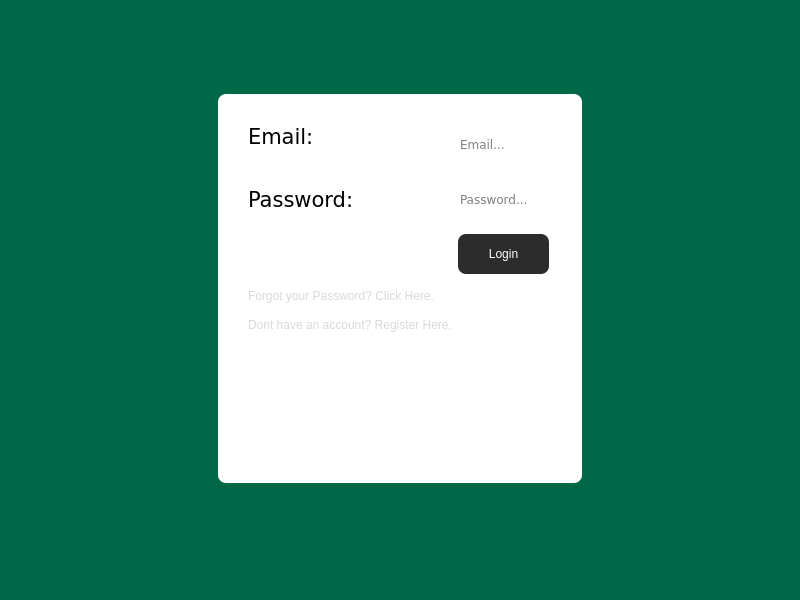
<?xml version="1.0" encoding="UTF-8"?>
<ui version="4.0">
 <class>LoginWindow</class>
 <widget class="QMainWindow" name="LoginWindow">
  <property name="geometry">
   <rect>
    <x>0</x>
    <y>0</y>
    <width>800</width>
    <height>600</height>
   </rect>
  </property>
  <property name="focusPolicy">
   <enum>Qt::FocusPolicy::ClickFocus</enum>
  </property>
  <property name="windowTitle">
   <string>MainWindow</string>
  </property>
  <property name="autoFillBackground">
   <bool>false</bool>
  </property>
  <property name="styleSheet">
   <string notr="true">background-color: #006747</string>
  </property>
  <widget class="QWidget" name="centralwidget">
   <property name="layoutDirection">
    <enum>Qt::LayoutDirection::LeftToRight</enum>
   </property>
   <layout class="QHBoxLayout" name="horizontalLayout">
    <item>
     <spacer name="horizontalSpacer">
      <property name="orientation">
       <enum>Qt::Orientation::Horizontal</enum>
      </property>
      <property name="sizeHint" stdset="0">
       <size>
        <width>40</width>
        <height>20</height>
       </size>
      </property>
     </spacer>
    </item>
    <item>
     <widget class="QStackedWidget" name="stackedWidget">
      <widget class="QWidget" name="page_Login">
       <layout class="QGridLayout" name="gridLayout">
        <item row="0" column="0">
         <widget class="QFrame" name="frame">
          <property name="sizePolicy">
           <sizepolicy hsizetype="Fixed" vsizetype="Fixed">
            <horstretch>0</horstretch>
            <verstretch>0</verstretch>
           </sizepolicy>
          </property>
          <property name="minimumSize">
           <size>
            <width>364</width>
            <height>389</height>
           </size>
          </property>
          <property name="maximumSize">
           <size>
            <width>364</width>
            <height>389</height>
           </size>
          </property>
          <property name="baseSize">
           <size>
            <width>364</width>
            <height>389</height>
           </size>
          </property>
          <property name="styleSheet">
           <string notr="true">background-color: white;
border-radius: 8px;</string>
          </property>
          <property name="frameShape">
           <enum>QFrame::Shape::StyledPanel</enum>
          </property>
          <property name="frameShadow">
           <enum>QFrame::Shadow::Raised</enum>
          </property>
          <widget class="QWidget" name="layoutWidget">
           <property name="geometry">
            <rect>
             <x>15</x>
             <y>15</y>
             <width>331</width>
             <height>361</height>
            </rect>
           </property>
           <layout class="QFormLayout" name="formLayout">
            <property name="fieldGrowthPolicy">
             <enum>QFormLayout::FieldGrowthPolicy::ExpandingFieldsGrow</enum>
            </property>
            <property name="labelAlignment">
             <set>Qt::AlignmentFlag::AlignLeading|Qt::AlignmentFlag::AlignLeft|Qt::AlignmentFlag::AlignVCenter</set>
            </property>
            <property name="formAlignment">
             <set>Qt::AlignmentFlag::AlignLeading|Qt::AlignmentFlag::AlignLeft|Qt::AlignmentFlag::AlignTop</set>
            </property>
            <property name="verticalSpacing">
             <number>15</number>
            </property>
            <property name="leftMargin">
             <number>15</number>
            </property>
            <property name="topMargin">
             <number>15</number>
            </property>
            <property name="rightMargin">
             <number>15</number>
            </property>
            <property name="bottomMargin">
             <number>15</number>
            </property>
            <item row="0" column="0">
             <widget class="QLabel" name="label_Email">
              <property name="sizePolicy">
               <sizepolicy hsizetype="Expanding" vsizetype="Preferred">
                <horstretch>0</horstretch>
                <verstretch>0</verstretch>
               </sizepolicy>
              </property>
              <property name="font">
               <font>
                <family>Verdana</family>
                <pointsize>16</pointsize>
               </font>
              </property>
              <property name="styleSheet">
               <string notr="true">color: black;
text-align: left;</string>
              </property>
              <property name="text">
               <string>Email:</string>
              </property>
              <property name="alignment">
               <set>Qt::AlignmentFlag::AlignLeading|Qt::AlignmentFlag::AlignLeft|Qt::AlignmentFlag::AlignTop</set>
              </property>
              <property name="indent">
               <number>0</number>
              </property>
             </widget>
            </item>
            <item row="0" column="1">
             <widget class="QLineEdit" name="lineEdit_Email">
              <property name="minimumSize">
               <size>
                <width>0</width>
                <height>40</height>
               </size>
              </property>
              <property name="font">
               <font>
                <family>Verdana</family>
               </font>
              </property>
              <property name="focusPolicy">
               <enum>Qt::FocusPolicy::StrongFocus</enum>
              </property>
              <property name="styleSheet">
               <string notr="true">background: white;
border: 0px solid gray;
border-radius: 8px;</string>
              </property>
              <property name="echoMode">
               <enum>QLineEdit::EchoMode::Normal</enum>
              </property>
              <property name="cursorPosition">
               <number>0</number>
              </property>
              <property name="placeholderText">
               <string>Email...</string>
              </property>
              <property name="cursorMoveStyle">
               <enum>Qt::CursorMoveStyle::VisualMoveStyle</enum>
              </property>
             </widget>
            </item>
            <item row="1" column="0">
             <widget class="QLabel" name="label_Password">
              <property name="enabled">
               <bool>true</bool>
              </property>
              <property name="sizePolicy">
               <sizepolicy hsizetype="Expanding" vsizetype="Fixed">
                <horstretch>0</horstretch>
                <verstretch>0</verstretch>
               </sizepolicy>
              </property>
              <property name="minimumSize">
               <size>
                <width>0</width>
                <height>40</height>
               </size>
              </property>
              <property name="baseSize">
               <size>
                <width>0</width>
                <height>40</height>
               </size>
              </property>
              <property name="font">
               <font>
                <family>Verdana</family>
                <pointsize>16</pointsize>
               </font>
              </property>
              <property name="styleSheet">
               <string notr="true">color: black;</string>
              </property>
              <property name="text">
               <string>Password:</string>
              </property>
              <property name="scaledContents">
               <bool>true</bool>
              </property>
              <property name="alignment">
               <set>Qt::AlignmentFlag::AlignLeading|Qt::AlignmentFlag::AlignLeft|Qt::AlignmentFlag::AlignVCenter</set>
              </property>
             </widget>
            </item>
            <item row="1" column="1">
             <widget class="QLineEdit" name="lineEdit_Password">
              <property name="sizePolicy">
               <sizepolicy hsizetype="Expanding" vsizetype="Minimum">
                <horstretch>0</horstretch>
                <verstretch>0</verstretch>
               </sizepolicy>
              </property>
              <property name="minimumSize">
               <size>
                <width>0</width>
                <height>40</height>
               </size>
              </property>
              <property name="font">
               <font>
                <family>Verdana</family>
               </font>
              </property>
              <property name="focusPolicy">
               <enum>Qt::FocusPolicy::StrongFocus</enum>
              </property>
              <property name="styleSheet">
               <string notr="true">background: white;
border: 0px solid gray;
border-radius: 8px;</string>
              </property>
              <property name="frame">
               <bool>true</bool>
              </property>
              <property name="echoMode">
               <enum>QLineEdit::EchoMode::Password</enum>
              </property>
              <property name="cursorPosition">
               <number>0</number>
              </property>
              <property name="placeholderText">
               <string>Password...</string>
              </property>
              <property name="cursorMoveStyle">
               <enum>Qt::CursorMoveStyle::VisualMoveStyle</enum>
              </property>
             </widget>
            </item>
            <item row="3" column="0">
             <widget class="QPushButton" name="pushButton_ForgotPassword">
              <property name="sizePolicy">
               <sizepolicy hsizetype="Expanding" vsizetype="Fixed">
                <horstretch>0</horstretch>
                <verstretch>0</verstretch>
               </sizepolicy>
              </property>
              <property name="cursor">
               <cursorShape>PointingHandCursor</cursorShape>
              </property>
              <property name="autoFillBackground">
               <bool>false</bool>
              </property>
              <property name="styleSheet">
               <string notr="true">background-color: transparent;
color: #D9D9D9;
border-radius: 8px;
text-align: left;</string>
              </property>
              <property name="text">
               <string>Forgot your Password? Click Here.</string>
              </property>
             </widget>
            </item>
            <item row="4" column="0">
             <widget class="QPushButton" name="pushButton_Register">
              <property name="sizePolicy">
               <sizepolicy hsizetype="Expanding" vsizetype="Fixed">
                <horstretch>0</horstretch>
                <verstretch>0</verstretch>
               </sizepolicy>
              </property>
              <property name="cursor">
               <cursorShape>PointingHandCursor</cursorShape>
              </property>
              <property name="styleSheet">
               <string notr="true">background-color: transparent;
color: #D9D9D9;
border-radius: 8px;
text-align: left;</string>
              </property>
              <property name="text">
               <string>Dont have an account? Register Here.</string>
              </property>
             </widget>
            </item>
            <item row="2" column="1">
             <widget class="QPushButton" name="pushButton_Login">
              <property name="sizePolicy">
               <sizepolicy hsizetype="Expanding" vsizetype="Minimum">
                <horstretch>0</horstretch>
                <verstretch>0</verstretch>
               </sizepolicy>
              </property>
              <property name="minimumSize">
               <size>
                <width>0</width>
                <height>40</height>
               </size>
              </property>
              <property name="cursor">
               <cursorShape>PointingHandCursor</cursorShape>
              </property>
              <property name="autoFillBackground">
               <bool>false</bool>
              </property>
              <property name="styleSheet">
               <string notr="true">background-color: #2C2C2C;
color: white;
border-radius: 8px;</string>
              </property>
              <property name="text">
               <string>Login</string>
              </property>
             </widget>
            </item>
           </layout>
          </widget>
         </widget>
        </item>
       </layout>
      </widget>
      <widget class="QWidget" name="page_Registration">
       <widget class="QWidget" name="layoutWidget">
        <property name="geometry">
         <rect>
          <x>60</x>
          <y>190</y>
          <width>268</width>
          <height>297</height>
         </rect>
        </property>
        <layout class="QVBoxLayout" name="verticalLayout_6">
         <item>
          <layout class="QHBoxLayout" name="horizontalLayout_2">
           <item>
            <layout class="QVBoxLayout" name="verticalLayout">
             <item>
              <widget class="QLabel" name="label_FirstName">
               <property name="text">
                <string>TextLabel</string>
               </property>
              </widget>
             </item>
             <item>
              <widget class="QLineEdit" name="lineEdit"/>
             </item>
            </layout>
           </item>
           <item>
            <layout class="QVBoxLayout" name="verticalLayout_2">
             <item>
              <widget class="QLabel" name="label_LastName">
               <property name="text">
                <string>TextLabel</string>
               </property>
              </widget>
             </item>
             <item>
              <widget class="QLineEdit" name="lineEdit_2"/>
             </item>
            </layout>
           </item>
          </layout>
         </item>
         <item>
          <layout class="QVBoxLayout" name="verticalLayout_3">
           <item>
            <widget class="QLabel" name="label_3">
             <property name="text">
              <string>TextLabel</string>
             </property>
            </widget>
           </item>
           <item>
            <widget class="QLineEdit" name="lineEdit_3"/>
           </item>
          </layout>
         </item>
         <item>
          <layout class="QVBoxLayout" name="verticalLayout_4">
           <item>
            <widget class="QLabel" name="label_4">
             <property name="text">
              <string>TextLabel</string>
             </property>
            </widget>
           </item>
           <item>
            <widget class="QLineEdit" name="lineEdit_4"/>
           </item>
          </layout>
         </item>
         <item>
          <layout class="QVBoxLayout" name="verticalLayout_5">
           <item>
            <widget class="QLabel" name="label_5">
             <property name="text">
              <string>TextLabel</string>
             </property>
            </widget>
           </item>
           <item>
            <widget class="QLineEdit" name="lineEdit_5"/>
           </item>
          </layout>
         </item>
         <item>
          <widget class="QPushButton" name="pushButton">
           <property name="text">
            <string>PushButton</string>
           </property>
          </widget>
         </item>
         <item>
          <widget class="QPushButton" name="pushButton_2">
           <property name="text">
            <string>PushButton</string>
           </property>
          </widget>
         </item>
        </layout>
       </widget>
      </widget>
     </widget>
    </item>
    <item>
     <spacer name="horizontalSpacer_2">
      <property name="orientation">
       <enum>Qt::Orientation::Horizontal</enum>
      </property>
      <property name="sizeHint" stdset="0">
       <size>
        <width>40</width>
        <height>20</height>
       </size>
      </property>
     </spacer>
    </item>
   </layout>
  </widget>
  <widget class="QMenuBar" name="menubar">
   <property name="geometry">
    <rect>
     <x>0</x>
     <y>0</y>
     <width>800</width>
     <height>36</height>
    </rect>
   </property>
  </widget>
  <widget class="QStatusBar" name="statusbar"/>
 </widget>
 <resources/>
 <connections/>
</ui>
